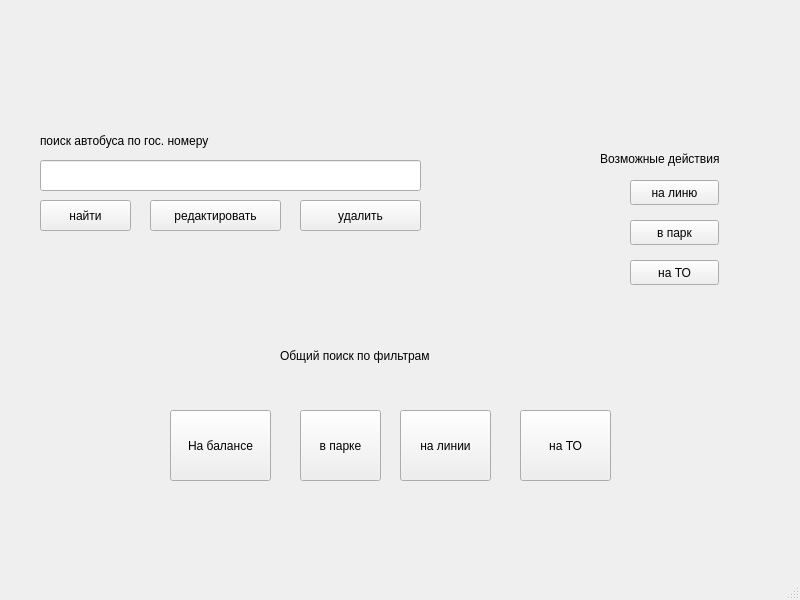
<?xml version="1.0" encoding="UTF-8"?>
<ui version="4.0">
 <class>MainWindow</class>
 <widget class="QMainWindow" name="MainWindow">
  <property name="geometry">
   <rect>
    <x>0</x>
    <y>0</y>
    <width>800</width>
    <height>600</height>
   </rect>
  </property>
  <property name="windowTitle">
   <string>MainWindow</string>
  </property>
  <widget class="QWidget" name="centralwidget">
   <widget class="QPushButton" name="editButton">
    <property name="geometry">
     <rect>
      <x>150</x>
      <y>200</y>
      <width>131</width>
      <height>31</height>
     </rect>
    </property>
    <property name="text">
     <string>редактировать</string>
    </property>
   </widget>
   <widget class="QPushButton" name="parkButton">
    <property name="geometry">
     <rect>
      <x>300</x>
      <y>410</y>
      <width>81</width>
      <height>71</height>
     </rect>
    </property>
    <property name="text">
     <string>в парке</string>
    </property>
   </widget>
   <widget class="QPushButton" name="lineButton">
    <property name="geometry">
     <rect>
      <x>400</x>
      <y>410</y>
      <width>91</width>
      <height>71</height>
     </rect>
    </property>
    <property name="text">
     <string>на линии</string>
    </property>
   </widget>
   <widget class="QPushButton" name="service">
    <property name="geometry">
     <rect>
      <x>520</x>
      <y>410</y>
      <width>91</width>
      <height>71</height>
     </rect>
    </property>
    <property name="text">
     <string>на ТО</string>
    </property>
   </widget>
   <widget class="QLabel" name="label">
    <property name="geometry">
     <rect>
      <x>280</x>
      <y>340</y>
      <width>191</width>
      <height>31</height>
     </rect>
    </property>
    <property name="text">
     <string>Общий поиск по фильтрам</string>
    </property>
   </widget>
   <widget class="QLineEdit" name="lineEdit">
    <property name="geometry">
     <rect>
      <x>40</x>
      <y>160</y>
      <width>381</width>
      <height>31</height>
     </rect>
    </property>
   </widget>
   <widget class="QLabel" name="label_2">
    <property name="geometry">
     <rect>
      <x>40</x>
      <y>130</y>
      <width>231</width>
      <height>21</height>
     </rect>
    </property>
    <property name="text">
     <string>поиск автобуса по гос. номеру</string>
    </property>
   </widget>
   <widget class="QPushButton" name="searchButton">
    <property name="geometry">
     <rect>
      <x>40</x>
      <y>200</y>
      <width>91</width>
      <height>31</height>
     </rect>
    </property>
    <property name="text">
     <string>найти</string>
    </property>
   </widget>
   <widget class="QPushButton" name="searchButton_2">
    <property name="geometry">
     <rect>
      <x>300</x>
      <y>200</y>
      <width>121</width>
      <height>31</height>
     </rect>
    </property>
    <property name="text">
     <string>удалить</string>
    </property>
   </widget>
   <widget class="QPushButton" name="pushButton">
    <property name="geometry">
     <rect>
      <x>630</x>
      <y>180</y>
      <width>89</width>
      <height>25</height>
     </rect>
    </property>
    <property name="text">
     <string>на линю</string>
    </property>
   </widget>
   <widget class="QPushButton" name="pushButton_2">
    <property name="geometry">
     <rect>
      <x>630</x>
      <y>220</y>
      <width>89</width>
      <height>25</height>
     </rect>
    </property>
    <property name="text">
     <string>в парк</string>
    </property>
   </widget>
   <widget class="QPushButton" name="pushButton_3">
    <property name="geometry">
     <rect>
      <x>630</x>
      <y>260</y>
      <width>89</width>
      <height>25</height>
     </rect>
    </property>
    <property name="text">
     <string>на ТО</string>
    </property>
   </widget>
   <widget class="QLabel" name="label_3">
    <property name="geometry">
     <rect>
      <x>600</x>
      <y>150</y>
      <width>161</width>
      <height>17</height>
     </rect>
    </property>
    <property name="text">
     <string>Возможные действия</string>
    </property>
   </widget>
   <widget class="QPushButton" name="pushButton_4">
    <property name="geometry">
     <rect>
      <x>170</x>
      <y>410</y>
      <width>101</width>
      <height>71</height>
     </rect>
    </property>
    <property name="text">
     <string>На балансе</string>
    </property>
   </widget>
  </widget>
  <widget class="QMenuBar" name="menubar">
   <property name="geometry">
    <rect>
     <x>0</x>
     <y>0</y>
     <width>800</width>
     <height>22</height>
    </rect>
   </property>
  </widget>
  <widget class="QStatusBar" name="statusbar"/>
 </widget>
 <resources/>
 <connections/>
</ui>
